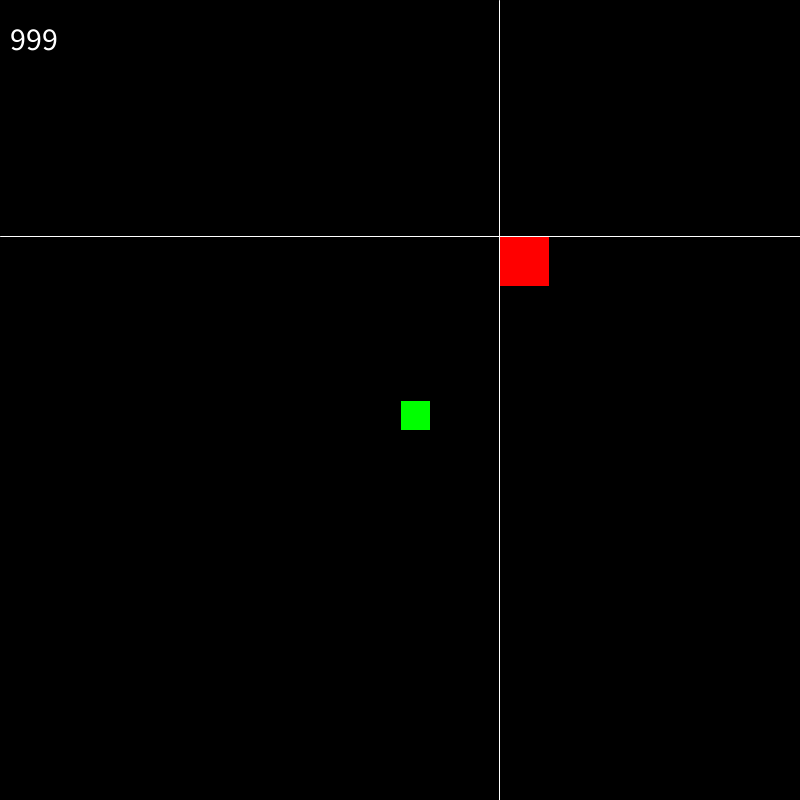
Frame 1 (no input)
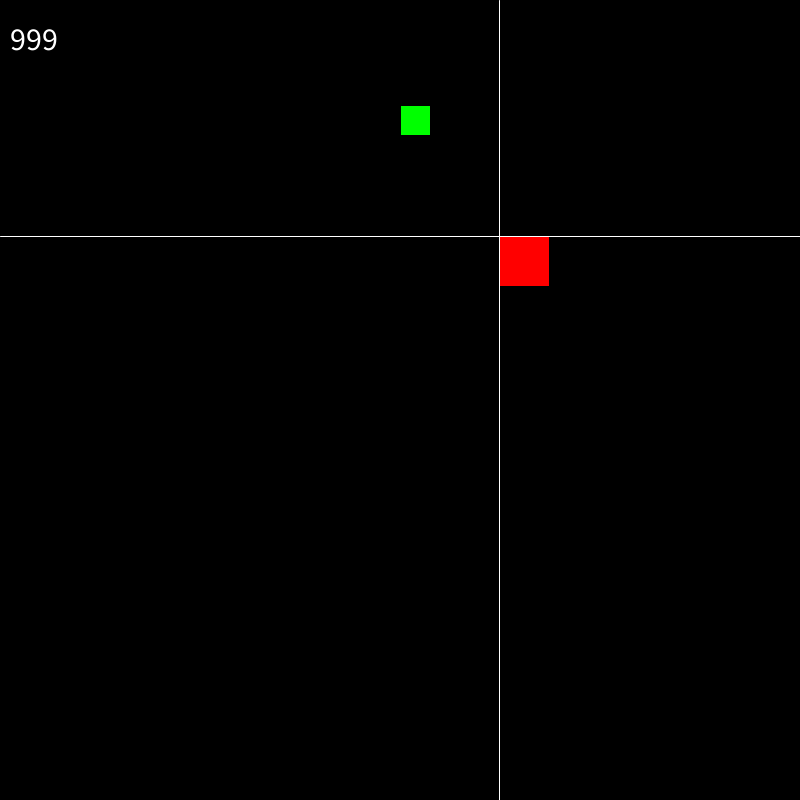
Frame 60 (the mouse pressed at the canvas centre just before this capture)
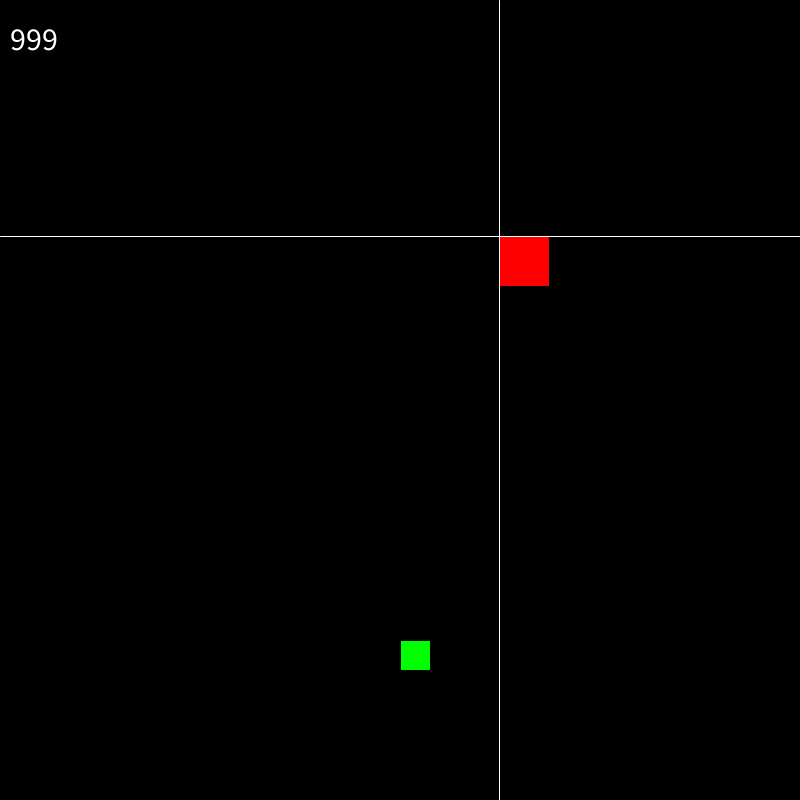
Frame 120 (the mouse held since frame 60 and released just before this capture)

The Processing sketch that drew these frames (run headless with seeded random() and noise(); from frame 60 on, the mouse is pressed at the canvas centre):

// Processing sketch: game1
// ── game1.pde
int x, y;
int fx, fy;
String direct = "up";
int foodColor = 255;
//public enum Direct {
//  Up, 
//    Down, 
//    Left, 
//    Right
//}
//Direct state = Direct.Up;

void setup() {
  frameRate(30);
  size(800, 800);
  //println(state);
  foodRandom();
  x = width/2;
  y = height/2;
  background(0);
  textSize(32);
}

void draw() {
  background(0);
  fill(0, 255, 0);
  rect(x, y, 30, 30);
  fill(foodColor, 0, 0);
  rect(fx, fy, 50, 50);
  stroke(255);
  line (fx, 0, fx, height);
  line (0, fy, width, fy);
  stroke(0);
  
  drawLen();
  move();
  dashboard();
}

// ── dashboard.pde
int score = 999;
void dashboard() {
  fill(255);
  text(score, 10, 50);
}

// ── food.pde
void foodRandom() {
  fx = (int)random(60, width-60);
  fy = (int)random(60, height-60);
}

// ── snack.pde
long foodTimer = 0;
int speed = 5;
int len = 0;
void drawLen() {
  fill(0, 200, 0);
  if (direct =="up") {
    for (int i = 0; i < len; i++) {
      rect(x, y+31+31*i, 30, 30);
    }
  }
  if (direct =="down") {
    for (int i = 0; i < len; i++) {
      rect(x, y-31-31*i, 30, 30);
    }
  }
  if (direct =="left") {
    for (int i = 0; i < len; i++) {
      rect(x+31+31*i, y, 30, 30);
    }
  }
  if (direct =="right") {
    for (int i = 0; i < len; i++) {
      rect(x-31-31*i, y, 30, 30);
    }
  }
}
void checkEat() {
  if (foodColor == 255 && x > fx && x < fx+50  && y > fy && y < fy + 50) {
    foodColor = 100;
    foodTimer = millis();
    score++; 
    len++;
  }
  if (foodColor == 100 & millis()-foodTimer > 1000) {
    foodRandom();
    foodColor = 255;
  }
}
void move() {
  if (direct =="up") y-=speed;
  if (direct =="down") y+=speed;
  if (direct =="left") x-=speed;
  if (direct =="right") x+=speed;

  if (y< 0-30)  // up
    y = height;
  if (y> height+30)  // down
    y = 0-30;
  if (x< 0-30)  // left
    x = width+30;
  if (x> width+30)  // right
    x = 0-30;
  checkEat();
}
void keyPressed() {
  println(key);  
  println(keyCode);
  if (keyCode ==37)  direct = "left";
  if (keyCode ==38)  direct = "up";
  if (keyCode ==39)  direct = "right";
  if (keyCode ==40)  direct = "down";
}
